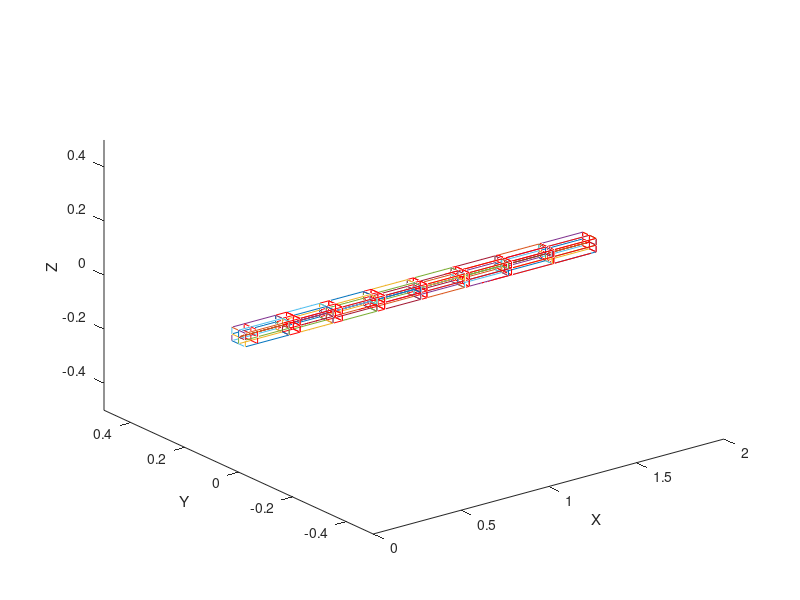

Write MATLAB code to recreate this figure.
% Preprocesing the fem element: Drawing the part and extracting the
% constraint modes.


% 
clear all
close all
clc

% Location of the nodes

% Interface node p.

% ^
% | y
%     -> z

% 2094 2095   2   4   3
  
% 1452 1453   1   6   5

% 1450 1451 968 969 967



% Interface node q.

%       ^
%       | y
% <- Z



%   9  10   8 2097 2096

%  11  12   7 1457 1456

% 970 972 971 1455 1454





 load('nodes.txt');
 Kfem = load('stiffness_K.dat');
 Mfem = load('Mass_M.dat');
 
 
 %[V,D] = eig(Kfem,Mfem);
 
 

% Detecting the nodes on the interfaces...


elem_length = max(nodes(:,2));    % Length of the element.


npcount = 1;    % Interface node counters.
nqcount = 1;

for i = 1:length(nodes(:,1))
    if nodes(i,2) == 0
        inter_p(npcount,1) = nodes(i,1);  % Vector with the p-interface nodes.
        npcount = npcount+1;
    
    elseif nodes(i,2) == elem_length
        inter_q(nqcount,1) = nodes(i,1);  % Vector with the q-interface nodes.
        nqcount = nqcount+1;
           
    end
end

%% Rearranging the stiffness matrix to comply with
%
%     Kfem cc |  Kfem ci      Uc        Fc
%     ------------------  x        =  
%     Kfem ic |  Kfem ii      Ui        0




clear Knew Kfem2

Kfem2 = Kfem;

vcount = 1;    % Interface node counters.
kcount = 1;

Knew = zeros(3*length(nodes));

for i = 1:length(nodes(:,1))
    for j = 1:length(inter_p(:,1))
        if nodes(i,1) == inter_p(j,1)
           % Knew((3*kcount-2):3*kcount,:) = Kfem((3*inter_p(j,1)-2):3*inter_p(j,1),:);
            %Knew(:,(3*kcount-2):3*kcount) = Kfem(:,(3*inter_p(j,1)-2):3*inter_p(j,1));
            VecOrder(kcount,1) = nodes(i,1);
            
            kcount = kcount + 1;
            vcount = vcount + 1;
        end
    end
end

for i = 1:length(nodes(:,1))
    for j = 1:length(inter_q(:,1))
        if nodes(i,1) == inter_q(j,1)
            %Knew((3*kcount-2):3*kcount,:) = Kfem((3*inter_q(j,1)-2):3*inter_q(j,1),:);
            %Knew(:,(3*kcount-2):3*kcount) = Kfem(:,(3*inter_q(j,1)-2):3*inter_q(j,1));
            VecOrder(kcount,1) = nodes(i,1);
            
            kcount = kcount + 1;
            vcount = vcount + 1;
        end
    end
end





NodeNum = nodes(:,1);


for i=1:length(VecOrder(:,1))
    NodeNum(VecOrder(i,1),:) = 1;
end

rcount = 1;

for i = 1:length(NodeNum(:,1))
    if  NodeNum(i,1) ~= 1
        NodeNum2(rcount,1) = NodeNum(i,1);
        rcount = rcount + 1;
    end
    
end



VecOrderFinal = [VecOrder;NodeNum2];  % Final order of the nodes arranged in the stiffness matrix.

for i=1:length(VecOrderFinal(:,1))

    nodes2(i,1:3) = nodes(VecOrderFinal(i,1),2:4);  % Final location of the nodes according to the new arrangement. 

end




vcount = 1;    % Interface node counters.
kcount = 1;

Knew1 = zeros(3*length(nodes));
Knew2 = zeros(3*length(nodes));
Knew3 = zeros(3*length(nodes));
Knew4 = zeros(3*length(nodes));




for i = 1:length(VecOrderFinal(:,1))
    
    % Reordenando todas las filas
    Knew1(3*i-2:3*i,:) = Kfem(3*VecOrderFinal(i,1)-2:3*VecOrderFinal(i,1),:);
    
end


for i = 1:length(VecOrderFinal(:,1))
    
    % Reordenando todas las columnas.
    Knew2(:,3*i-2:3*i) = Knew1(:,3*VecOrderFinal(i,1)-2:3*VecOrderFinal(i,1),:);
    
end






% This part was the one previously working.

% for i = 1:length(nodes(:,1))
%     for j = 1:length(VecOrderFinal(:,1))
%         if nodes(i,1) == VecOrderFinal(j,1)
%            Knew((3*kcount-2):3*kcount,:) = Kfem((3*VecOrderFinal(j,1)-2):3*VecOrderFinal(j,1),:);
%            Knew(:,(3*kcount-2):3*kcount) = Kfem(:,(3*VecOrderFinal(j,1)-2):3*VecOrderFinal(j,1));
%            
%             
%             kcount = kcount + 1;
%             vcount = vcount + 1;
%         end
%     end
% end


% for i = 1:length(VecOrder(:,1))
%     Kfem2(3*VecOrder(i,1)-2:3*VecOrder(i,1),:) = [];
% end
% 
K = Knew2;  % Rearranged stifness matrix.


% Constraint mode V1

% Resizing the stiffness matrix to comply with the constraints imposed.

% Eliminating the rows and columns from the rearranged stiffness matrix
% related to the constrained dof's.



K(3*length(inter_p)+1:3*(length(inter_p)+length(inter_q)),:) = []; % Rows related to the interface q.

K(:,3*length(inter_p)+1:3*(length(inter_p)+length(inter_q))) = []; % Columns related to the interface q;


% Now the fixed dof of the interface point p, i.e., y and z directions.

for i=length(inter_p):-1:1
    i;
    K(3*i-1:3*i,:) = []; % Row elimination
    K(:,3*i-1:3*i) = []; % Column elimination
    
       
    
end






ci = 3*size(VecOrder,1) - 3*length(inter_q) - 2*length(inter_p);
ii = ci+1;

Kii = K(ii:end,ii:end);
Kci = K(ci+1:end,1:ci);




rcount = 1;

uc = zeros(ci,1);


for i=1:ci
        uc(i,1) = 1;
end





ui = -Kii\(Kci*uc);


%%% Proximo paso es hacer el delta de la posicion de los nodos







% forming the full nodal pos vector

NodeFull = zeros(length(VecOrderFinal),4);

NodeFull(:,1) = VecOrderFinal;

NodeFull(:,2:4) = nodes2;


ScaleFactor = 0.07;

uc_s = uc*ScaleFactor;
ui_s = ui*ScaleFactor;


% Expanding the local displacements

uc_exp = zeros(2*3*length(inter_p),1);  % considering two sets of interface nodes.

for i = 1:length(inter_p)
    
    uc_exp(3*i-2,1) = uc_s(i,1);
        
end

u = [uc_exp;ui_s];

ucount = 1;      % Converting the list u into coordinate wise form.
for i=1:size(nodes,1)
    for j = 1:3
        u_conv(i,j) = u(ucount,1);
        
        ucount = ucount +1;
    end
    
end

NodeFull(:,2:4) = NodeFull(:,2:4) + u_conv;



    



% sorting the elements of matrix containing the new position of the node.
% It has to be in the same format of "nodes", so it can be printed.


for i = 1:length(VecOrderFinal)
    for j = 1:length(VecOrderFinal)
        if i == VecOrderFinal(j,1)
            NodeSort(i,:) = NodeFull(j,:);
            
        end
        
    end
    
end



%%

% % % clear all
% % % close all
% % % clc
% % % 
% % % 
elems =  load('ELIST.txt');
load('nodes.txt'); 
 elems(:,2:6) = [];

%load('V2_2.txt'); 

nodes_def = zeros(size(nodes,1),4);

nodes_def(:,1) = nodes(:,1);



scaleFact = 0.1;


nodes_def(:,2:4) = NodeSort(:,2:4); 
%nodes_def(:,2:4) = nodes(:,2:4) + V2_2(:,3:5)*scaleFact;   % Para ser usado con los modos extraidos de Ansys.  
%nodes = NodeSort; 
% %%
figure(1)
% 
for i = 1:size(elems,1)
    for j=1:3
        %plotting the faces
        node_ini = nodes(elems(i,j+1),2:4);
        node_fin = nodes(elems(i,j+2),2:4);
        
        plot3([node_ini(1,1) node_fin(1,1)],[node_ini(1,2) node_fin(1,2)],[node_ini(1,3) node_fin(1,3)])
        hold on
        
        node_ini = nodes(elems(i,j+5),2:4); elems(i,j+1)
        node_fin = nodes(elems(i,j+6),2:4); elems(i,j+2)
        
        plot3([node_ini(1,1) node_fin(1,1)],[node_ini(1,2) node_fin(1,2)],[node_ini(1,3) node_fin(1,3)])
        
        %plotting the longitudinal lines
        node_ini = nodes(elems(i,j+1),2:4);% elems(i,j+1)
        node_fin = nodes(elems(i,j+5),2:4);% elems(i,j+2)
        
        plot3([node_ini(1,1) node_fin(1,1)],[node_ini(1,2) node_fin(1,2)],[node_ini(1,3) node_fin(1,3)])
  
        axis([-0 2 -0.5 0.5 -0.5 0.5])
        
        xlabel('X')
        ylabel('Y')
        zlabel('Z')
        

    end
     
    for j=1:3
        %plotting the faces
        node_ini = nodes_def(elems(i,j+1),2:4);
        node_fin = nodes_def(elems(i,j+2),2:4);
        
        plot3([node_ini(1,1) node_fin(1,1)],[node_ini(1,2) node_fin(1,2)],[node_ini(1,3) node_fin(1,3)],'r')
        hold on
        
        node_ini = nodes_def(elems(i,j+5),2:4); %elems(i,j+1)
        node_fin = nodes_def(elems(i,j+6),2:4);% elems(i,j+2)
        
        plot3([node_ini(1,1) node_fin(1,1)],[node_ini(1,2) node_fin(1,2)],[node_ini(1,3) node_fin(1,3)],'r')
        
        %plotting the longitudinal lines
        node_ini = nodes_def(elems(i,j+1),2:4);% elems(i,j+1)
        node_fin = nodes_def(elems(i,j+5),2:4);% elems(i,j+2)
        
        plot3([node_ini(1,1) node_fin(1,1)],[node_ini(1,2) node_fin(1,2)],[node_ini(1,3) node_fin(1,3)],'r')
  
        axis([-0 2 -0.5 0.5 -0.5 0.5])
        

     end
    
        
        
end
%%


% % % %% Mapping back from the boundary nodes.
% % % 
% % % clear all
% % % clc
% % % 
% % % 
% % % y0 = [  0, 0, 0,  1,  0,  0,  0, 2,  0,  0,   1,   0,   0,   0];
% % % 
% % % 
% % % e0p = y0(4);
% % % e1p = y0(5);
% % % e2p = y0(6);
% % % e3p = y0(7);
% % % 
% % % e0q = y0(11);
% % % e1q = y0(12);
% % % e2q = y0(13);
% % % e3q = y0(14);
% % % 
% % % 
% % % % Boundary node p
% % % 
% % % ep = [e1p;e2p;e3p];
% % % 
% % % Deltap = [-ep,e0p*eye(3) + skew(ep)];     % Eq. 14
% % % 
% % % % Boundary node q
% % % 
% % % eq = [e1q;e2q;e3q];
% % % 
% % % Deltaq = [-eq,e0q*eye(3) + skew(eq)];
% % % 
% % % 
% % % TransM(1:3,1:3) = (eye(3));
% % % TransM(4:6,4:7) = 2*Deltap;%Re.'*Rp.'*Deltap;
% % % TransM(7:9,8:10) = (eye(3));
% % % TransM(10:12,11:14) = 2*Deltaq;%Re.'*Rq.'*Deltaq;
% % % 
% % % 
% % % 
% % %     % Set with just 3 DOF per node.
% % %     
% % %     load('V1_2.txt');
% % %     load('V2_2.txt');
% % %     load('V3_2.txt');
% % %     load('V4_2.txt');
% % %     load('V5_2.txt');
% % %     load('V6_2.txt');
% % %     load('V7_2.txt');
% % %     load('V8_2.txt');
% % %     load('V9_2.txt');
% % %     load('V10_2.txt');
% % %     load('V11_2.txt');
% % %     load('V12_2.txt');
% % %     
% % % 
% % %      for i=1:size(V1_2,1)       
% % %         V1arr((3*i-2):3*i,1)  = [V1_2(i,3);V1_2(i,4);V1_2(i,5)];
% % %         V2arr((3*i-2):3*i,1)  = [V2_2(i,3);V2_2(i,4);V2_2(i,5)];
% % %         V3arr((3*i-2):3*i,1)  = [V3_2(i,3);V3_2(i,4);V3_2(i,5)];
% % %         V4arr((3*i-2):3*i,1)  = [V4_2(i,3);V4_2(i,4);V4_2(i,5)];
% % %         V8arr((3*i-2):3*i,1)  = [V8_2(i,3);V8_2(i,4);V8_2(i,5)];
% % %         V9arr((3*i-2):3*i,1)  = [V9_2(i,3);V9_2(i,4);V9_2(i,5)];
% % %         
% % %         V5arr((3*i-2):3*i,1)  = [V5_2(i,3);V5_2(i,4);V5_2(i,5)];
% % %         V6arr((3*i-2):3*i,1)  = [V6_2(i,3);V6_2(i,4);V6_2(i,5)];
% % %         V7arr((3*i-2):3*i,1)  = [V7_2(i,3);V7_2(i,4);V7_2(i,5)];
% % %         V10arr((3*i-2):3*i,1) = [V10_2(i,3);V10_2(i,4);V10_2(i,5)];
% % %         V11arr((3*i-2):3*i,1) = [V11_2(i,3);V11_2(i,4);V11_2(i,5)];
% % %         V12arr((3*i-2):3*i,1) = [V12_2(i,3);V12_2(i,4);V12_2(i,5)];
% % %         
% % %      end
% % %      
% % % % Matrix of eigenvectors for the mass matrix
% % % 
% % % V = [V1arr,V2arr,V3arr,V4arr,V5arr,V6arr,V7arr,V8arr,V9arr,V10arr,V11arr,V12arr];  % from Eq. 2
% % % 
% % % 
% % % 
% % % u = V*(TransM*y0');
% % % 
% % % 
% % % 
% % % ucount = 1;      % Converting the list u into coordinate wise form.
% % % for i=1:size(V,1)/3
% % %     for j = 1:3
% % %         u_conv(i,j) = u(ucount,1);
% % %         
% % %         ucount = ucount +1;
% % %     end
% % %     
% % % end
% % % 
% % % 
% % % elems =  load('ELIST.txt');
% % % 
% % %  elems(:,2:6) = [];
% % % nodes00 = load('nodes.txt'); 
% % %  
% % % 
% % % nodes(:,1) = nodes00(:,1);
% % % 
% % % nodes(:,2:4) = u_conv(:,1:3);
% % % 
% % % scaleFact = 0.1;
% % % 
% % % nodes_def(:,2:4) = nodes00(:,2:4) + u_conv*scaleFact;  
% % %  
% % % figure(1)
% % % % 
% % % for i = 1:size(elems,1)
% % %     for j=1:3
% % %         %plotting the faces
% % %         node_ini = nodes_def(elems(i,j+1),2:4);
% % %         node_fin = nodes_def(elems(i,j+2),2:4);
% % %         
% % %         plot3([node_ini(1,1) node_fin(1,1)],[node_ini(1,2) node_fin(1,2)],[node_ini(1,3) node_fin(1,3)])
% % %         hold on
% % %         
% % %         node_ini = nodes_def(elems(i,j+5),2:4); elems(i,j+1)
% % %         node_fin = nodes_def(elems(i,j+6),2:4); elems(i,j+2)
% % %         
% % %         plot3([node_ini(1,1) node_fin(1,1)],[node_ini(1,2) node_fin(1,2)],[node_ini(1,3) node_fin(1,3)])
% % %         
% % %         %plotting the longitudinal lines
% % %         node_ini = nodes_def(elems(i,j+1),2:4);% elems(i,j+1)
% % %         node_fin = nodes_def(elems(i,j+5),2:4);% elems(i,j+2)
% % %         
% % %         plot3([node_ini(1,1) node_fin(1,1)],[node_ini(1,2) node_fin(1,2)],[node_ini(1,3) node_fin(1,3)])
% % %   
% % %         axis([-0 2 -0.5 0.5 -0.5 0.5])
% % %         
% % %         xlabel('X')
% % %         ylabel('Y')
% % %         zlabel('Z')
% % %         
% % % 
% % %     end
% % %      
% % % %     for j=1:3
% % % %         %plotting the faces
% % % %         node_ini = nodes_def(elems(i,j+1),2:4);
% % % %         node_fin = nodes_def(elems(i,j+2),2:4);
% % % %         
% % % %         plot3([node_ini(1,1) node_fin(1,1)],[node_ini(1,2) node_fin(1,2)],[node_ini(1,3) node_fin(1,3)],'r')
% % % %         hold on
% % % %         
% % % %         node_ini = nodes_def(elems(i,j+5),2:4); %elems(i,j+1)
% % % %         node_fin = nodes_def(elems(i,j+6),2:4);% elems(i,j+2)
% % % %         
% % % %         plot3([node_ini(1,1) node_fin(1,1)],[node_ini(1,2) node_fin(1,2)],[node_ini(1,3) node_fin(1,3)],'r')
% % % %         
% % % %         %plotting the longitudinal lines
% % % %         node_ini = nodes_def(elems(i,j+1),2:4);% elems(i,j+1)
% % % %         node_fin = nodes_def(elems(i,j+5),2:4);% elems(i,j+2)
% % % %         
% % % %         plot3([node_ini(1,1) node_fin(1,1)],[node_ini(1,2) node_fin(1,2)],[node_ini(1,3) node_fin(1,3)],'r')
% % % %   
% % % %         axis([-0 2 -0.5 0.5 -0.5 0.5])
% % % %         
% % % % 
% % % %      end
% % %     
% % %         
% % %         
% % % end
